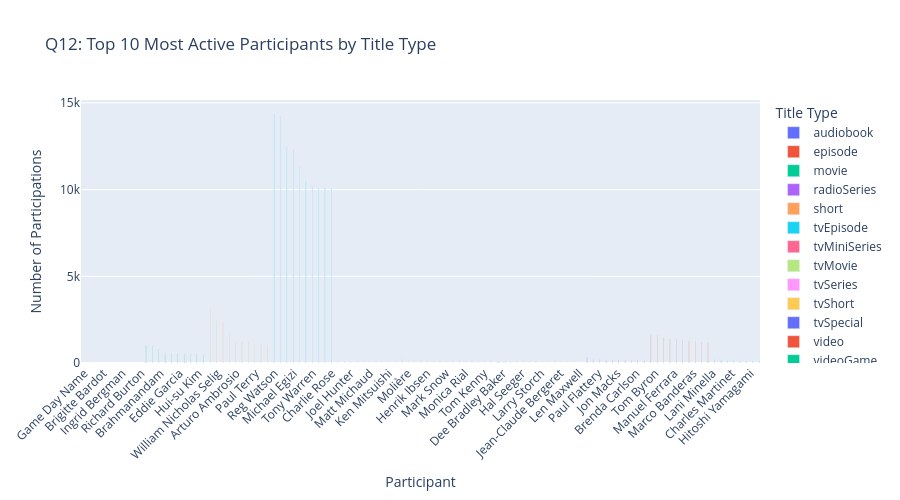

Notebook code cell kept with this figure:
### Code cell
import plotly.graph_objects as go
import plotly.express as px
from plotly.subplots import make_subplots

# Q12: Visualization - Top 10 Bar Chart per Title Type
# Prepare data for visualization
viz_data_q12 = (
    participations_pers.groupby(['nconst', 'titleType'])
    .size()
    .reset_index(name='total_participations')
    .sort_values(['titleType', 'total_participations'], ascending=[True, False])
    .groupby('titleType')
    .head(10)
    .merge(dim_person[['nconst', 'primaryName']], on='nconst', how='left')
)

# Create grouped bar chart
fig_q12 = px.bar(
    viz_data_q12,
    x='primaryName',
    y='total_participations',
    color='titleType',
    title='Q12: Top 10 Most Active Participants by Title Type',
    labels={'total_participations': 'Number of Participations', 'primaryName': 'Participant', 'titleType': 'Title Type'},
    barmode='group',
    height=500
)
fig_q12.update_xaxes(tickangle=-45)
fig_q12.show()

### Figure 1 — Plotly figure (JSON) as saved in the notebook; plotly's stock layout.template omitted (floating-point values rounded to 4 significant figures)
{"data": [{"alignmentgroup": "True", "hovertemplate": "Title Type=audiobook<br>Participant=%{x}<br>Number of Participations=%{y}<extra></extra>", "legendgroup": "audiobook", "marker": {"color": "#636efa", "pattern": {"shape": ""}}, "name": "audiobook", "offsetgroup": "audiobook", "orientation": "v", "showlegend": true, "textposition": "auto", "type": "bar", "x": ["Game Day Name", "Fred Astaire", "Lauren Bacall", "Brigitte Bardot", "John Belushi", "Ingmar Bergman", "Ingrid Bergman", "Humphrey Bogart", "Marlon Brando", "Richard Burton"], "xaxis": "x", "y": [1, 0, 0, 0, 0, 0, 0, 0, 0, 0], "yaxis": "y"}, {"alignmentgroup": "True", "hovertemplate": "Title Type=episode<br>Participant=%{x}<br>Number of Participations=%{y}<extra></extra>", "legendgroup": "episode", "marker": {"color": "#EF553B", "pattern": {"shape": ""}}, "name": "episode", "offsetgroup": "episode", "orientation": "v", "showlegend": true, "textposition": "auto", "type": "bar", "x": ["Game Day Name", "Fred Astaire", "Lauren Bacall", "Brigitte Bardot", "John Belushi", "Ingmar Bergman", "Ingrid Bergman", "Humphrey Bogart", "Marlon Brando", "Richard Burton"], "xaxis": "x", "y": [1, 0, 0, 0, 0, 0, 0, 0, 0, 0], "yaxis": "y"}, {"alignmentgroup": "True", "hovertemplate": "Title Type=movie<br>Participant=%{x}<br>Number of Participations=%{y}<extra></extra>", "legendgroup": "movie", "marker": {"color": "#00cc96", "pattern": {"shape": ""}}, "name": "movie", "offsetgroup": "movie", "orientation": "v", "showlegend": true, "textposition": "auto", "type": "bar", "x": ["Ilaiyaraaja", "Shôji Sakai", "Brahmanandam", "Adoor Bhasi", "Matsunosuke Onoe", "Eddie Garcia", "William Shakespeare", "Dong-Chun Hyeon", "Hui-su Kim", "Laxmikant Shantaram Kudalkar"], "xaxis": "x", "y": [1006, 1001, 807, 590, 562, 542, 529, 514, 512, 467], "yaxis": "y"}, {"alignmentgroup": "True", "hovertemplate": "Title Type=radioSeries<br>Participant=%{x}<br>Number of Participations=%{y}<extra></extra>", "legendgroup": "radioSeries", "marker": {"color": "#ab63fa", "pattern": {"shape": ""}}, "name": "radioSeries", "offsetgroup": "radioSeries", "orientation": "v", "showlegend": true, "textposition": "auto", "type": "bar", "x": ["Game Day Name", "Fred Astaire", "Lauren Bacall", "Brigitte Bardot", "John Belushi", "Ingmar Bergman", "Ingrid Bergman", "Humphrey Bogart", "Marlon Brando", "Richard Burton"], "xaxis": "x", "y": [1, 0, 0, 0, 0, 0, 0, 0, 0, 0], "yaxis": "y"}, {"alignmentgroup": "True", "hovertemplate": "Title Type=short<br>Participant=%{x}<br>Number of Participations=%{y}<extra></extra>", "legendgroup": "short", "marker": {"color": "#FFA15A", "pattern": {"shape": ""}}, "name": "short", "offsetgroup": "short", "orientation": "v", "showlegend": true, "textposition": "auto", "type": "bar", "x": ["Siegmund Lubin", "William Nicholas Selig", "Kevin MacLeod", "Cecil M. Hepworth", "Arturo Ambrosio", "G.W. Bitzer", "Mack Sennett", "Paul Terry", "Mel Blanc", "Al Christie"], "xaxis": "x", "y": [3221, 2431, 2317, 1637, 1231, 1215, 1196, 1076, 1065, 1022], "yaxis": "y"}, {"alignmentgroup": "True", "hovertemplate": "Title Type=tvEpisode<br>Participant=%{x}<br>Number of Participations=%{y}<extra></extra>", "legendgroup": "tvEpisode", "marker": {"color": "#19d3f3", "pattern": {"shape": ""}}, "name": "tvEpisode", "offsetgroup": "tvEpisode", "orientation": "v", "showlegend": true, "textposition": "auto", "type": "bar", "x": ["Reg Watson", "Shobha Kapoor", "Nivedita Basu", "Michael Egizi", "Joel Beckerman", "Roy Winsor", "Tony Warren", "David Letterman", "Ed McMahon", "Charlie Rose"], "xaxis": "x", "y": [14409, 14242, 12445, 12305, 11320, 10485, 10188, 10143, 10109, 10070], "yaxis": "y"}, {"alignmentgroup": "True", "hovertemplate": "Title Type=tvMiniSeries<br>Participant=%{x}<br>Number of Participations=%{y}<extra></extra>", "legendgroup": "tvMiniSeries", "marker": {"color": "#FF6692", "pattern": {"shape": ""}}, "name": "tvMiniSeries", "offsetgroup": "tvMiniSeries", "orientation": "v", "showlegend": true, "textposition": "auto", "type": "bar", "x": ["Steven Furtick", "David Attenborough", "Joel Hunter", "Trent Stanley", "David Tennant", "Matt Michaud", "Jun Kaname", "Ken'ichi Endô", "Ken Mitsuishi", "Megumi Hayashibara"], "xaxis": "x", "y": [44, 42, 42, 41, 32, 29, 26, 25, 25, 24], "yaxis": "y"}, {"alignmentgroup": "True", "hovertemplate": "Title Type=tvMovie<br>Participant=%{x}<br>Number of Participations=%{y}<extra></extra>", "legendgroup": "tvMovie", "marker": {"color": "#B6E880", "pattern": {"shape": ""}}, "name": "tvMovie", "offsetgroup": "tvMovie", "orientation": "v", "showlegend": true, "textposition": "auto", "type": "bar", "x": ["William Shakespeare", "Anton Chekhov", "Molière", "Harvey Kahn", "August Strindberg", "Henrik Ibsen", "Walter Dörfler", "George Bernard Shaw", "Mark Snow", "Brian Large"], "xaxis": "x", "y": [495, 259, 230, 163, 149, 147, 145, 140, 135, 133], "yaxis": "y"}, {"alignmentgroup": "True", "hovertemplate": "Title Type=tvSeries<br>Participant=%{x}<br>Number of Participations=%{y}<extra></extra>", "legendgroup": "tvSeries", "marker": {"color": "#FF97FF", "pattern": {"shape": ""}}, "name": "tvSeries", "offsetgroup": "tvSeries", "orientation": "v", "showlegend": true, "textposition": "auto", "type": "bar", "x": ["Frank Welker", "Monica Rial", "Luci Christian", "Don Messick", "Tom Kenny", "Mark Chinnery", "Grey Griffin", "Dee Bradley Baker", "Rob Paulsen", "Jim Cummings"], "xaxis": "x", "y": [153, 130, 126, 105, 101, 99, 92, 88, 88, 87], "yaxis": "y"}, {"alignmentgroup": "True", "hovertemplate": "Title Type=tvShort<br>Participant=%{x}<br>Number of Participations=%{y}<extra></extra>", "legendgroup": "tvShort", "marker": {"color": "#FECB52", "pattern": {"shape": ""}}, "name": "tvShort", "offsetgroup": "tvShort", "orientation": "v", "showlegend": true, "textposition": "auto", "type": "bar", "x": ["Hal Seeger", "Norma MacMillan", "Winston Sharples", "Larry Storch", "Heywood Kling", "Dennis Marks", "Jean-Claude Bergeret", "Frank Buxton", "Ian Riccaboni", "Len Maxwell"], "xaxis": "x", "y": [209, 101, 101, 100, 56, 48, 37, 32, 30, 28], "yaxis": "y"}, {"alignmentgroup": "True", "hovertemplate": "Title Type=tvSpecial<br>Participant=%{x}<br>Number of Participations=%{y}<extra></extra>", "legendgroup": "tvSpecial", "marker": {"color": "#636efa", "pattern": {"shape": ""}}, "name": "tvSpecial", "offsetgroup": "tvSpecial", "orientation": "v", "showlegend": true, "textposition": "auto", "type": "bar", "x": ["Kevin Dunn", "Louis J. Horvitz", "Paul Flattery", "Vince McMahon", "Steve Borden", "Jon Macks", "Bob Hope", "Glenn Weiss", "Brenda Carlson", "Bruce Ryan"], "xaxis": "x", "y": [347, 208, 187, 180, 177, 177, 163, 160, 159, 151], "yaxis": "y"}, {"alignmentgroup": "True", "hovertemplate": "Title Type=video<br>Participant=%{x}<br>Number of Participations=%{y}<extra></extra>", "legendgroup": "video", "marker": {"color": "#EF553B", "pattern": {"shape": ""}}, "name": "video", "offsetgroup": "video", "orientation": "v", "showlegend": true, "textposition": "auto", "type": "bar", "x": ["Mick Blue", "Tom Byron", "James Deen", "Erik Everhard", "Manuel Ferrara", "Mr. Pete", "Mark Davis", "Marco Banderas", "Peter North", "T.T. Boy"], "xaxis": "x", "y": [1662, 1601, 1486, 1367, 1362, 1326, 1246, 1233, 1195, 1174], "yaxis": "y"}, {"alignmentgroup": "True", "hovertemplate": "Title Type=videoGame<br>Participant=%{x}<br>Number of Participations=%{y}<extra></extra>", "legendgroup": "videoGame", "marker": {"color": "#00cc96", "pattern": {"shape": ""}}, "name": "videoGame", "offsetgroup": "videoGame", "orientation": "v", "showlegend": true, "textposition": "auto", "type": "bar", "x": ["Lani Minella", "Shigeru Miyamoto", "Steve Blum", "Charles Martinet", "Troy Baker", "Dee Bradley Baker", "Laura Bailey", "Hitoshi Yamagami", "Grey Griffin", "Jennifer Hale"], "xaxis": "x", "y": [209, 169, 153, 132, 101, 99, 94, 94, 91, 91], "yaxis": "y"}], "layout": {"barmode": "group", "height": 500, "legend": {"title": {"text": "Title Type"}, "tracegroupgap": 0}, "title": {"text": "Q12: Top 10 Most Active Participants by Title Type"}, "xaxis": {"anchor": "y", "domain": [0, 1], "tickangle": -45, "title": {"text": "Participant"}}, "yaxis": {"anchor": "x", "domain": [0, 1], "title": {"text": "Number of Participations"}}}}
